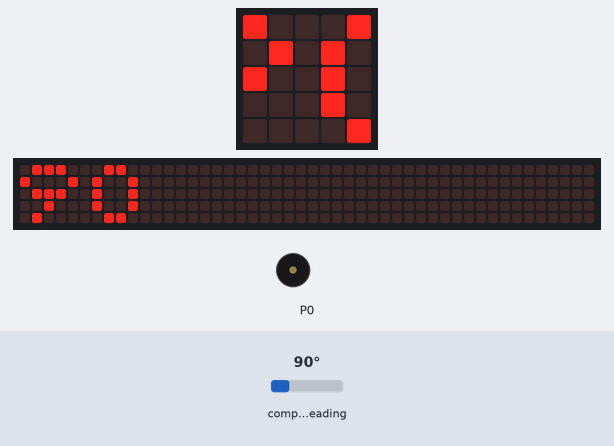
Simulated run of this program. Board: BBC micro:bit (MakeCode). On the bench: the board's 5×5 LED display, a strip that is not on the board, showing the scrolling text unrolled, buzzer (waves = sounding). The inputs (shaded band) are chosen by the test bench; at power-on: compass heading 90°. The 48×5 strip is a reading aid, not a part: it shows the text the display is scrolling, unrolled, one strip-width of it at a time; the compass is already calibrated.

Above: at 1.27 s.
1.3 s: compass heading set to 7°
At 3.1 s:
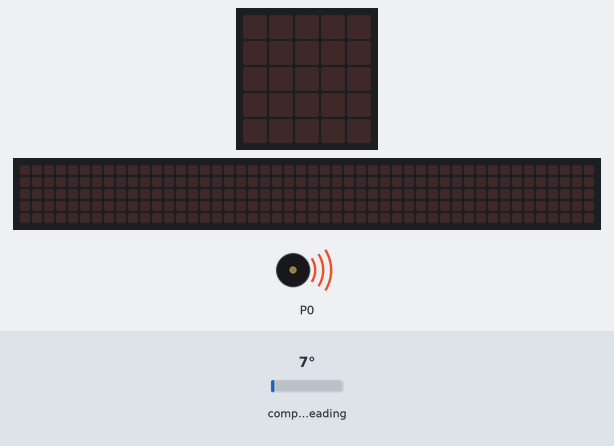
5.2 s: compass heading set to 180°
At 6.91 s:
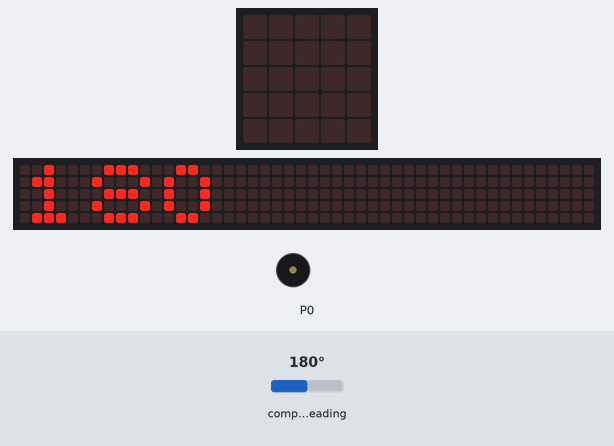
9.7 s: compass heading set to 90°
At 12.85 s:
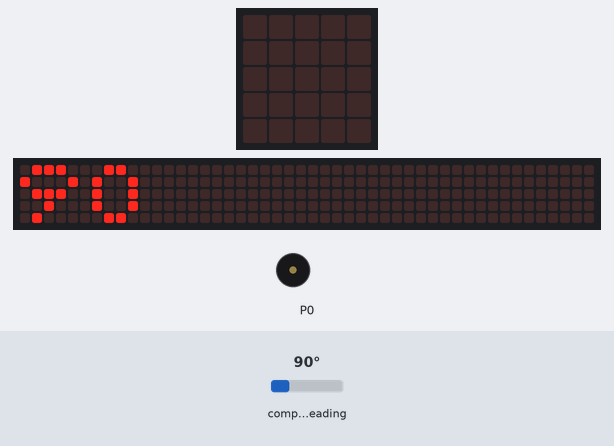
Timing chart, 0 to 13.1 s (numbered marks = the images above; inputs shaded):
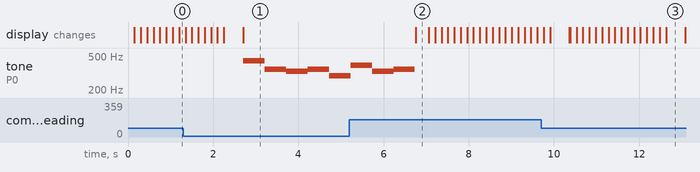

Measured:
- after the input at 1.3 s, tone on P0: plays 440 Hz for 0.51 s, 349 Hz for 0.51 s, 330 Hz for 0.51 s, 349 Hz for 0.51 s, 294 Hz for 0.48 s, starting after 1.4 s
- after the input at 5.2 s, tone on P0: goes on until 6.7 s, then stays silent; the display: changes after 1.6 s (image 2)
- what the display in image 3 shows lasts 0.5 s, from 12.6 s to 13.1 s

The program:

main.ts
```typescript
basic.forever(function () {
    basic.showNumber(input.compassHeading())
    if (input.compassHeading() < 45 || input.compassHeading() > 315) {
        music.playMelody("A F E F D G E F ", 120)
    } else {
        music.stopMelody(MelodyStopOptions.All)
    }
})
```

test.ts
```typescript
// aquí va el archivo "tests"; esto no se compilará cuando este paquete se utilice como una extensión.
```
